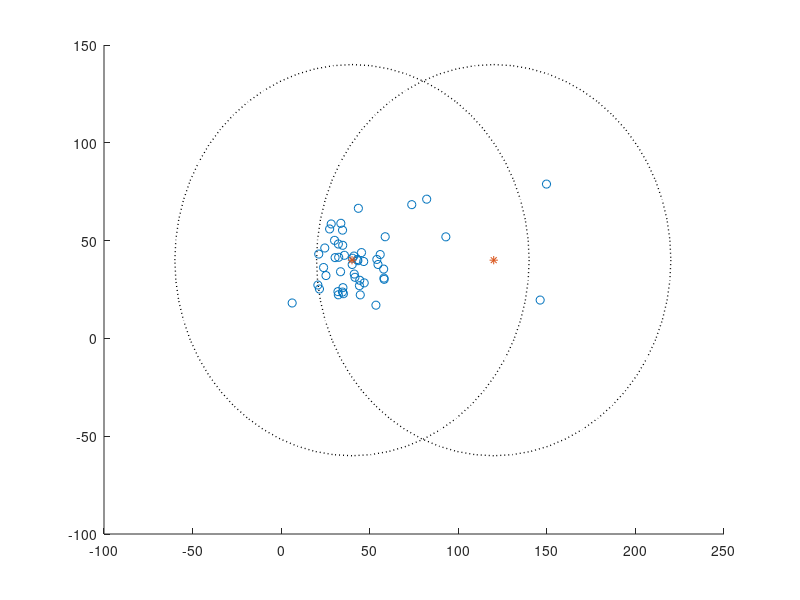

Here is the MATLAB script that generated this plot:
function[BS_locations, user_locations,num_helpers,num_users,r] = BS_user_placement
%%********This function places base stations in whichever way you want*****
%num_cells = macro_side/cell_side; % for simple 1-D model
%num_cells = Nx*Ny;
%[Lxy_t,Lxy,X,Y] = arch_layout(M,Nx,Ny);
% small cell base stations are located at the centre of every voronoi cell
%****positions of femto BS's *****
%[Dab] = modulo_distance(Lxy_t,Lxy,X,Y);
%BS_locations = reshape(Lxy_t.',1,Nx*Ny);      

 BS_locations = [40;120] + sqrt(-1)*[40;40]; %for simple 1-D example
%****** USER POSITIONS*************
%user_locations = Lxy.';
%***** Users are generated from either a uniform distribution or Gaussian
%distribution*****
user_locations(1:40) = unifrnd(20,60,1,40) + sqrt(-1)*unifrnd(20,60,1,40);
user_locations(41:50) = unifrnd(0,160,1,10)+ sqrt(-1)*unifrnd(0,80,1,10);
%user_locations(1:150) = linspace(1,10,150);
%user_locations(151:200) = linspace(40,79,50);

%user_locations = 20*ones(1,num_users); % simple 1-D model
%user_locations(1:num_users - 10) = 5;
%user_locations(num_users-9:num_users) = 35;
r = 100;
num_users = 50;
num_helpers = 2;
x_h = real(BS_locations);
y_h = imag(BS_locations);
x_u = real(user_locations);
y_u = imag(user_locations);
%set(gca,'XTickMode','manual')
%set(gca,'YTickMode','manual')

 for i = 1:length(BS_locations)
     xxx = x_h(i) - r;
     yyy = y_h(i) - r;
     rr = 2*r;
     rectangle('Position',[xxx,yyy,rr,rr],'Curvature',[1,1],'Linestyle',':','LineWidth',1);
     hold  all
 end
 
scatter(real(user_locations),imag(user_locations),'b*');
hold all
scatter(real(BS_locations),imag(BS_locations),'*r');
%set(gca,'XTick',-360:80:360);
%set(gca, 'YTick',-360:80:360);
%grid(gca)




